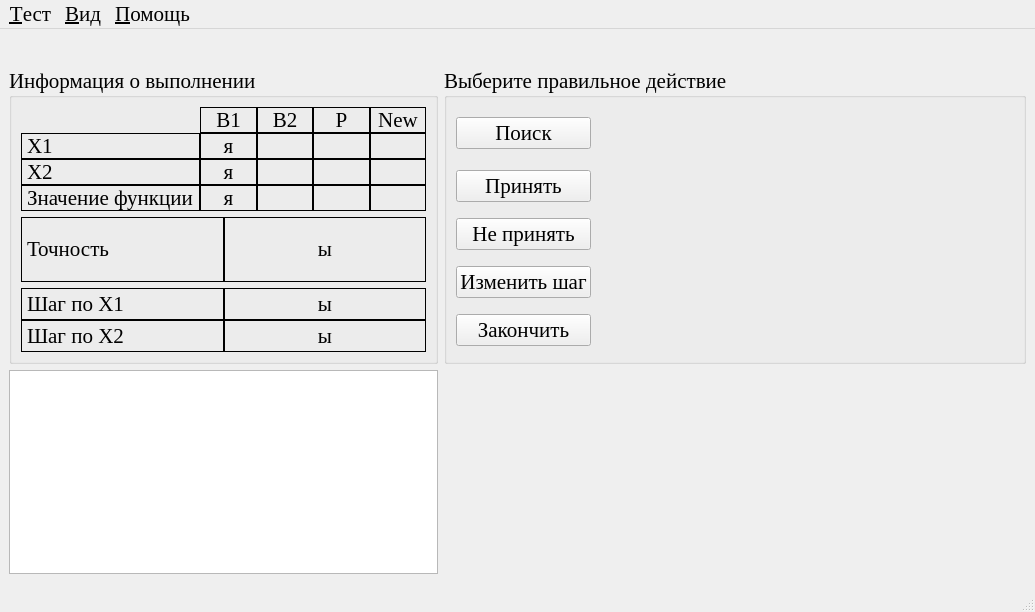
<?xml version="1.0" encoding="UTF-8"?>
<ui version="4.0">
 <class>HuGi</class>
 <widget class="QMainWindow" name="HuGi">
  <property name="windowModality">
   <enum>Qt::ApplicationModal</enum>
  </property>
  <property name="geometry">
   <rect>
    <x>0</x>
    <y>0</y>
    <width>1035</width>
    <height>612</height>
   </rect>
  </property>
  <property name="font">
   <font>
    <family>Times New Roman</family>
    <pointsize>16</pointsize>
   </font>
  </property>
  <property name="windowTitle">
   <string>Метод Хука-Дживса</string>
  </property>
  <widget class="QWidget" name="centralwidget">
   <layout class="QGridLayout" name="gridLayout_8" columnstretch="1,1" rowminimumheight="0,0,1">
    <item row="0" column="0" colspan="2">
     <widget class="QLabel" name="func">
      <property name="alignment">
       <set>Qt::AlignCenter</set>
      </property>
     </widget>
    </item>
    <item row="1" column="0">
     <widget class="QGroupBox" name="groupBox_2">
      <property name="title">
       <string>Информация о выполнении</string>
      </property>
      <layout class="QGridLayout" name="gridLayout_6">
       <item row="0" column="0">
        <layout class="QGridLayout" name="gridLayout_3" columnstretch="1,1,1,1,1">
         <property name="spacing">
          <number>0</number>
         </property>
         <item row="0" column="1">
          <widget class="QLabel" name="label_11">
           <property name="frameShape">
            <enum>QFrame::Box</enum>
           </property>
           <property name="text">
            <string>B1</string>
           </property>
           <property name="alignment">
            <set>Qt::AlignCenter</set>
           </property>
           <property name="textInteractionFlags">
            <set>Qt::LinksAccessibleByMouse|Qt::TextSelectableByMouse</set>
           </property>
          </widget>
         </item>
         <item row="0" column="2">
          <widget class="QLabel" name="label_12">
           <property name="frameShape">
            <enum>QFrame::Box</enum>
           </property>
           <property name="text">
            <string>B2</string>
           </property>
           <property name="alignment">
            <set>Qt::AlignCenter</set>
           </property>
           <property name="textInteractionFlags">
            <set>Qt::LinksAccessibleByMouse|Qt::TextSelectableByMouse</set>
           </property>
          </widget>
         </item>
         <item row="0" column="3">
          <widget class="QLabel" name="label_14">
           <property name="frameShape">
            <enum>QFrame::Box</enum>
           </property>
           <property name="text">
            <string>P</string>
           </property>
           <property name="alignment">
            <set>Qt::AlignCenter</set>
           </property>
           <property name="textInteractionFlags">
            <set>Qt::LinksAccessibleByMouse|Qt::TextSelectableByMouse</set>
           </property>
          </widget>
         </item>
         <item row="0" column="4">
          <widget class="QLabel" name="label_13">
           <property name="frameShape">
            <enum>QFrame::Box</enum>
           </property>
           <property name="text">
            <string>New</string>
           </property>
           <property name="alignment">
            <set>Qt::AlignCenter</set>
           </property>
           <property name="textInteractionFlags">
            <set>Qt::LinksAccessibleByMouse|Qt::TextSelectableByMouse</set>
           </property>
          </widget>
         </item>
         <item row="1" column="0">
          <widget class="QLabel" name="label_5">
           <property name="frameShape">
            <enum>QFrame::Box</enum>
           </property>
           <property name="text">
            <string>Х1</string>
           </property>
           <property name="textInteractionFlags">
            <set>Qt::LinksAccessibleByMouse|Qt::TextSelectableByMouse</set>
           </property>
          </widget>
         </item>
         <item row="1" column="1">
          <widget class="QLabel" name="x1_b1_lb">
           <property name="frameShape">
            <enum>QFrame::Box</enum>
           </property>
           <property name="text">
            <string>я</string>
           </property>
           <property name="alignment">
            <set>Qt::AlignCenter</set>
           </property>
           <property name="textInteractionFlags">
            <set>Qt::LinksAccessibleByMouse|Qt::TextSelectableByMouse</set>
           </property>
          </widget>
         </item>
         <item row="1" column="2">
          <widget class="QLabel" name="x1_b2_lb">
           <property name="frameShape">
            <enum>QFrame::Box</enum>
           </property>
           <property name="alignment">
            <set>Qt::AlignCenter</set>
           </property>
           <property name="textInteractionFlags">
            <set>Qt::LinksAccessibleByMouse|Qt::TextSelectableByMouse</set>
           </property>
          </widget>
         </item>
         <item row="1" column="3">
          <widget class="QLabel" name="x1_p_lb">
           <property name="frameShape">
            <enum>QFrame::Box</enum>
           </property>
           <property name="alignment">
            <set>Qt::AlignCenter</set>
           </property>
           <property name="textInteractionFlags">
            <set>Qt::LinksAccessibleByMouse|Qt::TextSelectableByMouse</set>
           </property>
          </widget>
         </item>
         <item row="1" column="4">
          <widget class="QLabel" name="x1_new_lb">
           <property name="frameShape">
            <enum>QFrame::Box</enum>
           </property>
           <property name="alignment">
            <set>Qt::AlignCenter</set>
           </property>
           <property name="textInteractionFlags">
            <set>Qt::LinksAccessibleByMouse|Qt::TextSelectableByMouse</set>
           </property>
          </widget>
         </item>
         <item row="2" column="0">
          <widget class="QLabel" name="label_6">
           <property name="frameShape">
            <enum>QFrame::Box</enum>
           </property>
           <property name="text">
            <string>Х2</string>
           </property>
           <property name="textInteractionFlags">
            <set>Qt::LinksAccessibleByMouse|Qt::TextSelectableByMouse</set>
           </property>
          </widget>
         </item>
         <item row="2" column="1">
          <widget class="QLabel" name="x2_b1_lb">
           <property name="frameShape">
            <enum>QFrame::Box</enum>
           </property>
           <property name="text">
            <string>я</string>
           </property>
           <property name="alignment">
            <set>Qt::AlignCenter</set>
           </property>
           <property name="textInteractionFlags">
            <set>Qt::LinksAccessibleByMouse|Qt::TextSelectableByMouse</set>
           </property>
          </widget>
         </item>
         <item row="2" column="2">
          <widget class="QLabel" name="x2_b2_lb">
           <property name="frameShape">
            <enum>QFrame::Box</enum>
           </property>
           <property name="alignment">
            <set>Qt::AlignCenter</set>
           </property>
           <property name="textInteractionFlags">
            <set>Qt::LinksAccessibleByMouse|Qt::TextSelectableByMouse</set>
           </property>
          </widget>
         </item>
         <item row="2" column="3">
          <widget class="QLabel" name="x2_p_lb">
           <property name="frameShape">
            <enum>QFrame::Box</enum>
           </property>
           <property name="alignment">
            <set>Qt::AlignCenter</set>
           </property>
           <property name="textInteractionFlags">
            <set>Qt::LinksAccessibleByMouse|Qt::TextSelectableByMouse</set>
           </property>
          </widget>
         </item>
         <item row="2" column="4">
          <widget class="QLabel" name="x2_new_lb">
           <property name="frameShape">
            <enum>QFrame::Box</enum>
           </property>
           <property name="alignment">
            <set>Qt::AlignCenter</set>
           </property>
           <property name="textInteractionFlags">
            <set>Qt::LinksAccessibleByMouse|Qt::TextSelectableByMouse</set>
           </property>
          </widget>
         </item>
         <item row="3" column="0">
          <widget class="QLabel" name="label_10">
           <property name="frameShape">
            <enum>QFrame::Box</enum>
           </property>
           <property name="text">
            <string>Значение функции</string>
           </property>
           <property name="textInteractionFlags">
            <set>Qt::LinksAccessibleByMouse|Qt::TextSelectableByMouse</set>
           </property>
          </widget>
         </item>
         <item row="3" column="1">
          <widget class="QLabel" name="fsign_b1_lb">
           <property name="frameShape">
            <enum>QFrame::Box</enum>
           </property>
           <property name="text">
            <string>я</string>
           </property>
           <property name="alignment">
            <set>Qt::AlignCenter</set>
           </property>
           <property name="textInteractionFlags">
            <set>Qt::LinksAccessibleByMouse|Qt::TextSelectableByMouse</set>
           </property>
          </widget>
         </item>
         <item row="3" column="2">
          <widget class="QLabel" name="fsign_b2_lb">
           <property name="frameShape">
            <enum>QFrame::Box</enum>
           </property>
           <property name="alignment">
            <set>Qt::AlignCenter</set>
           </property>
           <property name="textInteractionFlags">
            <set>Qt::LinksAccessibleByMouse|Qt::TextSelectableByMouse</set>
           </property>
          </widget>
         </item>
         <item row="3" column="3">
          <widget class="QLabel" name="fsign_p_lb">
           <property name="frameShape">
            <enum>QFrame::Box</enum>
           </property>
           <property name="alignment">
            <set>Qt::AlignCenter</set>
           </property>
           <property name="textInteractionFlags">
            <set>Qt::LinksAccessibleByMouse|Qt::TextSelectableByMouse</set>
           </property>
          </widget>
         </item>
         <item row="3" column="4">
          <widget class="QLabel" name="fsign_new_lb">
           <property name="frameShape">
            <enum>QFrame::Box</enum>
           </property>
           <property name="alignment">
            <set>Qt::AlignCenter</set>
           </property>
           <property name="textInteractionFlags">
            <set>Qt::LinksAccessibleByMouse|Qt::TextSelectableByMouse</set>
           </property>
          </widget>
         </item>
        </layout>
       </item>
       <item row="1" column="0">
        <layout class="QHBoxLayout" name="horizontalLayout">
         <property name="spacing">
          <number>0</number>
         </property>
         <item>
          <widget class="QLabel" name="label">
           <property name="frameShape">
            <enum>QFrame::Box</enum>
           </property>
           <property name="text">
            <string>Точность</string>
           </property>
           <property name="textInteractionFlags">
            <set>Qt::LinksAccessibleByMouse|Qt::TextSelectableByMouse</set>
           </property>
          </widget>
         </item>
         <item>
          <widget class="QLabel" name="precision_lb">
           <property name="frameShape">
            <enum>QFrame::Box</enum>
           </property>
           <property name="text">
            <string>ы</string>
           </property>
           <property name="alignment">
            <set>Qt::AlignCenter</set>
           </property>
           <property name="textInteractionFlags">
            <set>Qt::LinksAccessibleByMouse|Qt::TextSelectableByMouse</set>
           </property>
          </widget>
         </item>
        </layout>
       </item>
       <item row="2" column="0">
        <layout class="QGridLayout" name="gridLayout_2">
         <property name="spacing">
          <number>0</number>
         </property>
         <item row="0" column="0">
          <widget class="QLabel" name="label_3">
           <property name="frameShape">
            <enum>QFrame::Box</enum>
           </property>
           <property name="text">
            <string>Шаг по Х1</string>
           </property>
           <property name="textInteractionFlags">
            <set>Qt::LinksAccessibleByMouse|Qt::TextSelectableByMouse</set>
           </property>
          </widget>
         </item>
         <item row="0" column="1">
          <widget class="QLabel" name="x1_step_lb">
           <property name="frameShape">
            <enum>QFrame::Box</enum>
           </property>
           <property name="text">
            <string>ы</string>
           </property>
           <property name="alignment">
            <set>Qt::AlignCenter</set>
           </property>
           <property name="textInteractionFlags">
            <set>Qt::LinksAccessibleByMouse|Qt::TextSelectableByMouse</set>
           </property>
          </widget>
         </item>
         <item row="1" column="0">
          <widget class="QLabel" name="label_7">
           <property name="frameShape">
            <enum>QFrame::Box</enum>
           </property>
           <property name="text">
            <string>Шаг по Х2</string>
           </property>
           <property name="textInteractionFlags">
            <set>Qt::LinksAccessibleByMouse|Qt::TextSelectableByMouse</set>
           </property>
          </widget>
         </item>
         <item row="1" column="1">
          <widget class="QLabel" name="x2_step_lb">
           <property name="frameShape">
            <enum>QFrame::Box</enum>
           </property>
           <property name="text">
            <string>ы</string>
           </property>
           <property name="alignment">
            <set>Qt::AlignCenter</set>
           </property>
           <property name="textInteractionFlags">
            <set>Qt::LinksAccessibleByMouse|Qt::TextSelectableByMouse</set>
           </property>
          </widget>
         </item>
        </layout>
       </item>
      </layout>
     </widget>
    </item>
    <item row="1" column="1">
     <widget class="QGroupBox" name="groupBox_3">
      <property name="title">
       <string>Выберите правильное действие</string>
      </property>
      <property name="checkable">
       <bool>false</bool>
      </property>
      <layout class="QGridLayout" name="gridLayout" columnstretch="1,2">
       <item row="0" column="0">
        <widget class="QPushButton" name="found_bt">
         <property name="toolTip">
          <string>&lt;!DOCTYPE HTML PUBLIC &quot;-//W3C//DTD HTML 4.0//EN&quot; &quot;http://www.w3.org/TR/REC-html40/strict.dtd&quot;&gt;
&lt;html&gt;&lt;head&gt;&lt;meta name=&quot;qrichtext&quot; content=&quot;1&quot; /&gt;&lt;style type=&quot;text/css&quot;&gt;
p, li { white-space: pre-wrap; }
&lt;/style&gt;&lt;/head&gt;&lt;body style=&quot; font-family:'MS Shell Dlg 2'; font-size:8.25pt; font-weight:400; font-style:normal;&quot;&gt;
&lt;p style=&quot; margin-top:0px; margin-bottom:0px; margin-left:0px; margin-right:0px; -qt-block-indent:0; text-indent:0px;&quot;&gt;&lt;span style=&quot; font-family:'Times New Roman'; font-size:13pt;&quot;&gt;Выбор типа поиска&lt;/span&gt;&lt;/p&gt;&lt;/body&gt;&lt;/html&gt;</string>
         </property>
         <property name="text">
          <string>Поиск</string>
         </property>
        </widget>
       </item>
       <item row="0" column="1" rowspan="5">
        <widget class="QStackedWidget" name="stackedWidget">
         <property name="currentIndex">
          <number>3</number>
         </property>
         <widget class="QWidget" name="type_found">
          <layout class="QGridLayout" name="gridLayout_4" rowstretch="1,0">
           <item row="0" column="0">
            <widget class="QGroupBox" name="groupBox">
             <property name="title">
              <string>Тип поиска</string>
             </property>
             <layout class="QGridLayout" name="gridLayout_5">
              <item row="0" column="0">
               <widget class="QRadioButton" name="investigate_rb">
                <property name="text">
                 <string>Исследующий</string>
                </property>
               </widget>
              </item>
              <item row="1" column="0">
               <widget class="QRadioButton" name="model_rb">
                <property name="text">
                 <string>По образцу</string>
                </property>
               </widget>
              </item>
             </layout>
            </widget>
           </item>
           <item row="1" column="0">
            <layout class="QHBoxLayout" name="horizontalLayout_2">
             <item>
              <spacer name="horizontalSpacer">
               <property name="orientation">
                <enum>Qt::Horizontal</enum>
               </property>
               <property name="sizeHint" stdset="0">
                <size>
                 <width>40</width>
                 <height>20</height>
                </size>
               </property>
              </spacer>
             </item>
             <item>
              <widget class="QPushButton" name="next1_bt">
               <property name="font">
                <font>
                 <pointsize>16</pointsize>
                </font>
               </property>
               <property name="text">
                <string>Выбрать действие</string>
               </property>
              </widget>
             </item>
             <item>
              <spacer name="horizontalSpacer_2">
               <property name="orientation">
                <enum>Qt::Horizontal</enum>
               </property>
               <property name="sizeHint" stdset="0">
                <size>
                 <width>40</width>
                 <height>20</height>
                </size>
               </property>
              </spacer>
             </item>
            </layout>
           </item>
          </layout>
         </widget>
         <widget class="QWidget" name="cwdescent">
          <layout class="QGridLayout" name="gridLayout_7">
           <item row="0" column="0">
            <widget class="QGroupBox" name="groupBox_4">
             <property name="title">
              <string>Направление движения</string>
             </property>
             <layout class="QVBoxLayout" name="verticalLayout_2">
              <item>
               <widget class="QRadioButton" name="up_x1_rb">
                <property name="text">
                 <string>положительное направление по оси Х1</string>
                </property>
               </widget>
              </item>
              <item>
               <widget class="QRadioButton" name="down_x1_rb">
                <property name="text">
                 <string>отрицательное направление по оси Х1</string>
                </property>
               </widget>
              </item>
              <item>
               <widget class="QRadioButton" name="up_x2_rb">
                <property name="text">
                 <string>положительное направление по оси Х2</string>
                </property>
               </widget>
              </item>
              <item>
               <widget class="QRadioButton" name="down_x2_rb">
                <property name="text">
                 <string>отрицательное направление по оси Х2</string>
                </property>
               </widget>
              </item>
             </layout>
            </widget>
           </item>
           <item row="1" column="0">
            <layout class="QHBoxLayout" name="horizontalLayout_3">
             <item>
              <spacer name="horizontalSpacer_3">
               <property name="orientation">
                <enum>Qt::Horizontal</enum>
               </property>
               <property name="sizeHint" stdset="0">
                <size>
                 <width>40</width>
                 <height>20</height>
                </size>
               </property>
              </spacer>
             </item>
             <item>
              <widget class="QPushButton" name="next2_bt">
               <property name="text">
                <string>Сделать шаг</string>
               </property>
              </widget>
             </item>
             <item>
              <spacer name="horizontalSpacer_4">
               <property name="orientation">
                <enum>Qt::Horizontal</enum>
               </property>
               <property name="sizeHint" stdset="0">
                <size>
                 <width>40</width>
                 <height>20</height>
                </size>
               </property>
              </spacer>
             </item>
            </layout>
           </item>
          </layout>
         </widget>
         <widget class="QWidget" name="result">
          <layout class="QGridLayout" name="gridLayout_10" rowstretch="1,0">
           <item row="0" column="0">
            <widget class="QGroupBox" name="groupBox_5">
             <property name="title">
              <string>Принять образец</string>
             </property>
             <layout class="QGridLayout" name="gridLayout_9">
              <item row="0" column="0">
               <widget class="QRadioButton" name="ok_rb">
                <property name="text">
                 <string>Да</string>
                </property>
               </widget>
              </item>
              <item row="1" column="0">
               <widget class="QRadioButton" name="no_rb">
                <property name="text">
                 <string>Нет</string>
                </property>
               </widget>
              </item>
             </layout>
            </widget>
           </item>
           <item row="1" column="0">
            <layout class="QHBoxLayout" name="horizontalLayout_6">
             <item>
              <spacer name="horizontalSpacer_5">
               <property name="orientation">
                <enum>Qt::Horizontal</enum>
               </property>
               <property name="sizeHint" stdset="0">
                <size>
                 <width>40</width>
                 <height>20</height>
                </size>
               </property>
              </spacer>
             </item>
             <item>
              <widget class="QPushButton" name="next3_bt">
               <property name="text">
                <string>Выбрать действие</string>
               </property>
              </widget>
             </item>
             <item>
              <spacer name="horizontalSpacer_6">
               <property name="orientation">
                <enum>Qt::Horizontal</enum>
               </property>
               <property name="sizeHint" stdset="0">
                <size>
                 <width>40</width>
                 <height>20</height>
                </size>
               </property>
              </spacer>
             </item>
            </layout>
           </item>
          </layout>
         </widget>
         <widget class="QWidget" name="blank"/>
        </widget>
       </item>
       <item row="1" column="0">
        <widget class="QPushButton" name="accept_bt">
         <property name="toolTip">
          <string>&lt;!DOCTYPE HTML PUBLIC &quot;-//W3C//DTD HTML 4.0//EN&quot; &quot;http://www.w3.org/TR/REC-html40/strict.dtd&quot;&gt;
&lt;html&gt;&lt;head&gt;&lt;meta name=&quot;qrichtext&quot; content=&quot;1&quot; /&gt;&lt;style type=&quot;text/css&quot;&gt;
p, li { white-space: pre-wrap; }
&lt;/style&gt;&lt;/head&gt;&lt;body style=&quot; font-family:'Times New Roman'; font-size:13pt; font-weight:600; font-style:normal;&quot;&gt;
&lt;p style=&quot; margin-top:0px; margin-bottom:0px; margin-left:0px; margin-right:0px; -qt-block-indent:0; text-indent:0px;&quot;&gt;&lt;span style=&quot; font-weight:400;&quot;&gt;Установить новую точку в качестве текущей.&lt;/span&gt;&lt;/p&gt;&lt;/body&gt;&lt;/html&gt;</string>
         </property>
         <property name="text">
          <string>Принять</string>
         </property>
        </widget>
       </item>
       <item row="2" column="0">
        <widget class="QPushButton" name="not_accept_bt">
         <property name="toolTip">
          <string>&lt;!DOCTYPE HTML PUBLIC &quot;-//W3C//DTD HTML 4.0//EN&quot; &quot;http://www.w3.org/TR/REC-html40/strict.dtd&quot;&gt;
&lt;html&gt;&lt;head&gt;&lt;meta name=&quot;qrichtext&quot; content=&quot;1&quot; /&gt;&lt;style type=&quot;text/css&quot;&gt;
p, li { white-space: pre-wrap; }
&lt;/style&gt;&lt;/head&gt;&lt;body style=&quot; font-family:'Times New Roman'; font-size:13pt; font-weight:600; font-style:normal;&quot;&gt;
&lt;p style=&quot; margin-top:0px; margin-bottom:0px; margin-left:0px; margin-right:0px; -qt-block-indent:0; text-indent:0px;&quot;&gt;&lt;span style=&quot; font-weight:400;&quot;&gt;Отбросить новую точку и перейти к следующему шагу алгоритма.&lt;/span&gt;&lt;/p&gt;&lt;/body&gt;&lt;/html&gt;</string>
         </property>
         <property name="text">
          <string>Не принять</string>
         </property>
        </widget>
       </item>
       <item row="3" column="0">
        <widget class="QPushButton" name="change_step_bt">
         <property name="toolTip">
          <string>&lt;!DOCTYPE HTML PUBLIC &quot;-//W3C//DTD HTML 4.0//EN&quot; &quot;http://www.w3.org/TR/REC-html40/strict.dtd&quot;&gt;
&lt;html&gt;&lt;head&gt;&lt;meta name=&quot;qrichtext&quot; content=&quot;1&quot; /&gt;&lt;style type=&quot;text/css&quot;&gt;
p, li { white-space: pre-wrap; }
&lt;/style&gt;&lt;/head&gt;&lt;body style=&quot; font-family:'Times New Roman'; font-size:13pt; font-weight:600; font-style:normal;&quot;&gt;
&lt;p style=&quot; margin-top:0px; margin-bottom:0px; margin-left:0px; margin-right:0px; -qt-block-indent:0; text-indent:0px;&quot;&gt;&lt;span style=&quot; font-weight:400;&quot;&gt;Уменьшить шаг&lt;/span&gt;&lt;/p&gt;&lt;/body&gt;&lt;/html&gt;</string>
         </property>
         <property name="text">
          <string>Изменить шаг</string>
         </property>
        </widget>
       </item>
       <item row="4" column="0">
        <widget class="QPushButton" name="end_bt">
         <property name="toolTip">
          <string>&lt;!DOCTYPE HTML PUBLIC &quot;-//W3C//DTD HTML 4.0//EN&quot; &quot;http://www.w3.org/TR/REC-html40/strict.dtd&quot;&gt;
&lt;html&gt;&lt;head&gt;&lt;meta name=&quot;qrichtext&quot; content=&quot;1&quot; /&gt;&lt;style type=&quot;text/css&quot;&gt;
p, li { white-space: pre-wrap; }
&lt;/style&gt;&lt;/head&gt;&lt;body style=&quot; font-family:'Times New Roman'; font-size:13pt; font-weight:600; font-style:normal;&quot;&gt;
&lt;p style=&quot; margin-top:0px; margin-bottom:0px; margin-left:0px; margin-right:0px; -qt-block-indent:0; text-indent:0px;&quot;&gt;&lt;span style=&quot; font-weight:400;&quot;&gt;Закончить алгоритм, приняв текущую точку в качестве минимума.&lt;/span&gt;&lt;/p&gt;&lt;/body&gt;&lt;/html&gt;</string>
         </property>
         <property name="text">
          <string>Закончить</string>
         </property>
        </widget>
       </item>
      </layout>
     </widget>
    </item>
    <item row="2" column="0">
     <widget class="QTextBrowser" name="LogTxtBrsr">
      <property name="font">
       <font>
        <pointsize>14</pointsize>
       </font>
      </property>
     </widget>
    </item>
   </layout>
  </widget>
  <widget class="QMenuBar" name="menubar">
   <property name="geometry">
    <rect>
     <x>0</x>
     <y>0</y>
     <width>1035</width>
     <height>21</height>
    </rect>
   </property>
   <widget class="QMenu" name="testo_menu">
    <property name="title">
     <string>&amp;Тест</string>
    </property>
    <addaction name="recomenci_acn"/>
    <addaction name="action"/>
    <addaction name="separator"/>
    <addaction name="exit"/>
   </widget>
   <widget class="QMenu" name="view_menu">
    <property name="title">
     <string>&amp;Вид</string>
    </property>
    <addaction name="difiniFonto_act"/>
   </widget>
   <widget class="QMenu" name="menu">
    <property name="title">
     <string>&amp;Помощь</string>
    </property>
    <addaction name="helpo_action"/>
    <addaction name="separator"/>
    <addaction name="about_action"/>
   </widget>
   <addaction name="testo_menu"/>
   <addaction name="view_menu"/>
   <addaction name="menu"/>
  </widget>
  <widget class="QStatusBar" name="statusbar"/>
  <action name="recomenci_acn">
   <property name="text">
    <string>Начать за&amp;ново</string>
   </property>
  </action>
  <action name="difiniFonto_act">
   <property name="text">
    <string>Настроить &amp;шрифт</string>
   </property>
  </action>
  <action name="helpo_action">
   <property name="text">
    <string>&amp;Справка</string>
   </property>
   <property name="shortcut">
    <string>F1</string>
   </property>
  </action>
  <action name="about_action">
   <property name="text">
    <string>О &amp;программе...</string>
   </property>
  </action>
  <action name="action">
   <property name="text">
    <string>Вернуться в &amp;главное окно</string>
   </property>
  </action>
  <action name="exit">
   <property name="text">
    <string>&amp;Выйти из программы</string>
   </property>
  </action>
 </widget>
 <resources>
  <include location="data.qrc"/>
 </resources>
 <connections>
  <connection>
   <sender>action</sender>
   <signal>activated()</signal>
   <receiver>HuGi</receiver>
   <slot>close()</slot>
   <hints>
    <hint type="sourcelabel">
     <x>-1</x>
     <y>-1</y>
    </hint>
    <hint type="destinationlabel">
     <x>517</x>
     <y>305</y>
    </hint>
   </hints>
  </connection>
 </connections>
</ui>
